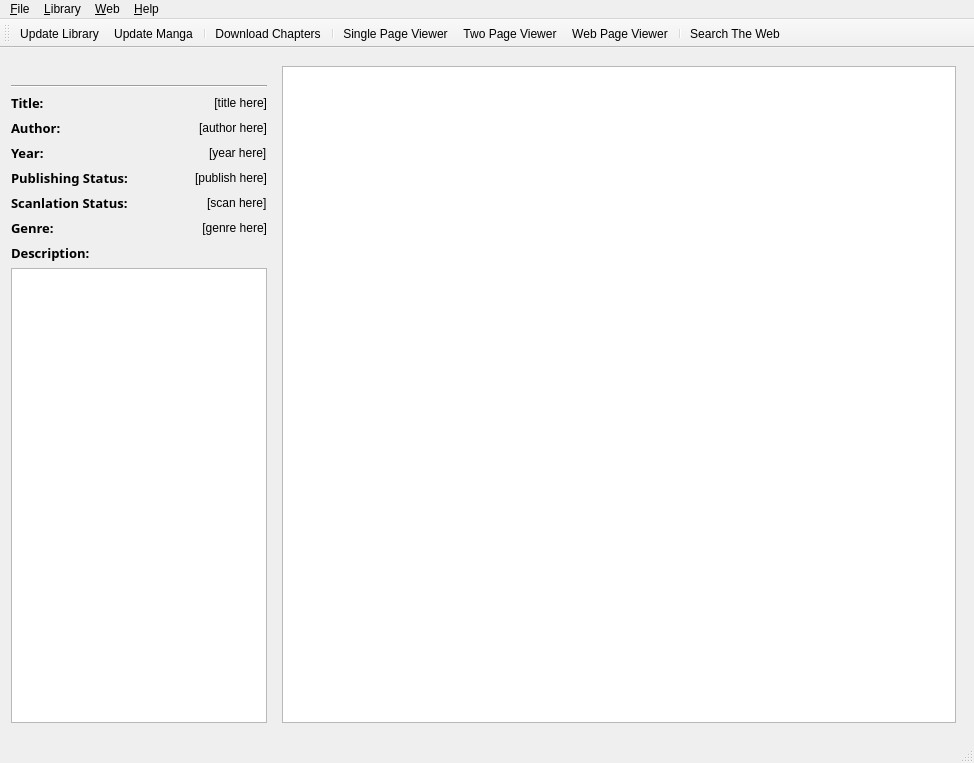
<?xml version="1.0" encoding="UTF-8"?>
<ui version="4.0">
 <class>MainWindow</class>
 <widget class="QMainWindow" name="MainWindow">
  <property name="geometry">
   <rect>
    <x>0</x>
    <y>0</y>
    <width>974</width>
    <height>763</height>
   </rect>
  </property>
  <property name="windowTitle">
   <string>MainWindow</string>
  </property>
  <widget class="QWidget" name="centralwidget">
   <layout class="QHBoxLayout" name="horizontalLayout">
    <item>
     <widget class="QSplitter" name="splitter">
      <property name="sizePolicy">
       <sizepolicy hsizetype="Expanding" vsizetype="Expanding">
        <horstretch>0</horstretch>
        <verstretch>0</verstretch>
       </sizepolicy>
      </property>
      <property name="minimumSize">
       <size>
        <width>0</width>
        <height>0</height>
       </size>
      </property>
      <property name="orientation">
       <enum>Qt::Horizontal</enum>
      </property>
      <property name="opaqueResize">
       <bool>true</bool>
      </property>
      <property name="handleWidth">
       <number>5</number>
      </property>
      <widget class="QWidget" name="widget" native="true">
       <property name="sizePolicy">
        <sizepolicy hsizetype="Preferred" vsizetype="Preferred">
         <horstretch>1</horstretch>
         <verstretch>0</verstretch>
        </sizepolicy>
       </property>
       <layout class="QVBoxLayout" name="verticalLayout">
        <property name="spacing">
         <number>5</number>
        </property>
        <property name="leftMargin">
         <number>2</number>
        </property>
        <property name="topMargin">
         <number>9</number>
        </property>
        <property name="rightMargin">
         <number>0</number>
        </property>
        <property name="bottomMargin">
         <number>9</number>
        </property>
        <item>
         <widget class="QLabel" name="cover_label">
          <property name="text">
           <string/>
          </property>
          <property name="scaledContents">
           <bool>false</bool>
          </property>
          <property name="alignment">
           <set>Qt::AlignHCenter|Qt::AlignTop</set>
          </property>
         </widget>
        </item>
        <item>
         <widget class="Line" name="line">
          <property name="orientation">
           <enum>Qt::Horizontal</enum>
          </property>
         </widget>
        </item>
        <item>
         <layout class="QHBoxLayout" name="title_hlayout">
          <item>
           <widget class="QLabel" name="label_2">
            <property name="font">
             <font>
              <family>Arial Black</family>
              <pointsize>10</pointsize>
              <weight>75</weight>
              <bold>true</bold>
             </font>
            </property>
            <property name="text">
             <string>Title:</string>
            </property>
           </widget>
          </item>
          <item>
           <spacer name="horizontalSpacer">
            <property name="orientation">
             <enum>Qt::Horizontal</enum>
            </property>
            <property name="sizeHint" stdset="0">
             <size>
              <width>40</width>
              <height>20</height>
             </size>
            </property>
           </spacer>
          </item>
          <item>
           <widget class="QLabel" name="label_title">
            <property name="text">
             <string>[title here]</string>
            </property>
            <property name="alignment">
             <set>Qt::AlignRight|Qt::AlignTrailing|Qt::AlignVCenter</set>
            </property>
            <property name="wordWrap">
             <bool>true</bool>
            </property>
           </widget>
          </item>
         </layout>
        </item>
        <item>
         <layout class="QHBoxLayout" name="author_hlayout">
          <item>
           <widget class="QLabel" name="author_title">
            <property name="font">
             <font>
              <family>Arial Black</family>
              <pointsize>10</pointsize>
              <weight>75</weight>
              <bold>true</bold>
             </font>
            </property>
            <property name="text">
             <string>Author:</string>
            </property>
           </widget>
          </item>
          <item>
           <spacer name="horizontalSpacer_2">
            <property name="orientation">
             <enum>Qt::Horizontal</enum>
            </property>
            <property name="sizeHint" stdset="0">
             <size>
              <width>40</width>
              <height>20</height>
             </size>
            </property>
           </spacer>
          </item>
          <item>
           <widget class="QLabel" name="label_author">
            <property name="text">
             <string>[author here]</string>
            </property>
           </widget>
          </item>
         </layout>
        </item>
        <item>
         <layout class="QHBoxLayout" name="year_hlayout">
          <item>
           <widget class="QLabel" name="year_title">
            <property name="font">
             <font>
              <family>Arial Black</family>
              <pointsize>10</pointsize>
              <weight>75</weight>
              <bold>true</bold>
             </font>
            </property>
            <property name="text">
             <string>Year:</string>
            </property>
           </widget>
          </item>
          <item>
           <spacer name="horizontalSpacer_3">
            <property name="orientation">
             <enum>Qt::Horizontal</enum>
            </property>
            <property name="sizeHint" stdset="0">
             <size>
              <width>40</width>
              <height>20</height>
             </size>
            </property>
           </spacer>
          </item>
          <item>
           <widget class="QLabel" name="label_year">
            <property name="text">
             <string>[year here]</string>
            </property>
           </widget>
          </item>
         </layout>
        </item>
        <item>
         <layout class="QHBoxLayout" name="publish_hlayout">
          <item>
           <widget class="QLabel" name="publish_title">
            <property name="font">
             <font>
              <family>Arial Black</family>
              <pointsize>10</pointsize>
              <weight>75</weight>
              <bold>true</bold>
             </font>
            </property>
            <property name="text">
             <string>Publishing Status:</string>
            </property>
           </widget>
          </item>
          <item>
           <spacer name="horizontalSpacer_5">
            <property name="orientation">
             <enum>Qt::Horizontal</enum>
            </property>
            <property name="sizeHint" stdset="0">
             <size>
              <width>40</width>
              <height>20</height>
             </size>
            </property>
           </spacer>
          </item>
          <item>
           <widget class="QLabel" name="label_publish">
            <property name="text">
             <string>[publish here]</string>
            </property>
           </widget>
          </item>
         </layout>
        </item>
        <item>
         <layout class="QHBoxLayout" name="scan_hlayout">
          <item>
           <widget class="QLabel" name="scan_title">
            <property name="font">
             <font>
              <family>Arial Black</family>
              <pointsize>10</pointsize>
              <weight>75</weight>
              <bold>true</bold>
             </font>
            </property>
            <property name="text">
             <string>Scanlation Status:</string>
            </property>
           </widget>
          </item>
          <item>
           <spacer name="horizontalSpacer_6">
            <property name="orientation">
             <enum>Qt::Horizontal</enum>
            </property>
            <property name="sizeHint" stdset="0">
             <size>
              <width>40</width>
              <height>20</height>
             </size>
            </property>
           </spacer>
          </item>
          <item>
           <widget class="QLabel" name="label_scan">
            <property name="text">
             <string>[scan here]</string>
            </property>
           </widget>
          </item>
         </layout>
        </item>
        <item>
         <layout class="QHBoxLayout" name="genre_hlayout">
          <item>
           <widget class="QLabel" name="genre_title">
            <property name="font">
             <font>
              <family>Arial Black</family>
              <pointsize>10</pointsize>
              <weight>75</weight>
              <bold>true</bold>
             </font>
            </property>
            <property name="text">
             <string>Genre:</string>
            </property>
           </widget>
          </item>
          <item>
           <spacer name="horizontalSpacer_4">
            <property name="orientation">
             <enum>Qt::Horizontal</enum>
            </property>
            <property name="sizeHint" stdset="0">
             <size>
              <width>40</width>
              <height>20</height>
             </size>
            </property>
           </spacer>
          </item>
          <item>
           <widget class="QLabel" name="label_genre">
            <property name="text">
             <string>[genre here]</string>
            </property>
            <property name="alignment">
             <set>Qt::AlignRight|Qt::AlignTrailing|Qt::AlignVCenter</set>
            </property>
           </widget>
          </item>
         </layout>
        </item>
        <item>
         <layout class="QHBoxLayout" name="description_hlayout">
          <item>
           <widget class="QLabel" name="description_title">
            <property name="font">
             <font>
              <family>Arial Black</family>
              <pointsize>10</pointsize>
              <weight>75</weight>
              <bold>true</bold>
             </font>
            </property>
            <property name="text">
             <string>Description:</string>
            </property>
           </widget>
          </item>
          <item>
           <spacer name="horizontalSpacer_7">
            <property name="orientation">
             <enum>Qt::Horizontal</enum>
            </property>
            <property name="sizeHint" stdset="0">
             <size>
              <width>40</width>
              <height>20</height>
             </size>
            </property>
           </spacer>
          </item>
         </layout>
        </item>
        <item>
         <widget class="QTextBrowser" name="description_box">
          <property name="sizePolicy">
           <sizepolicy hsizetype="Expanding" vsizetype="Expanding">
            <horstretch>0</horstretch>
            <verstretch>0</verstretch>
           </sizepolicy>
          </property>
          <property name="font">
           <font>
            <family>Tahoma</family>
            <pointsize>9</pointsize>
           </font>
          </property>
         </widget>
        </item>
       </layout>
      </widget>
     </widget>
    </item>
    <item>
     <widget class="QStackedWidget" name="stacked">
      <property name="sizePolicy">
       <sizepolicy hsizetype="Preferred" vsizetype="Preferred">
        <horstretch>10</horstretch>
        <verstretch>0</verstretch>
       </sizepolicy>
      </property>
      <property name="autoFillBackground">
       <bool>false</bool>
      </property>
      <property name="currentIndex">
       <number>0</number>
      </property>
      <widget class="QWidget" name="manga_page">
       <layout class="QGridLayout" name="gridLayout">
        <item row="0" column="0">
         <widget class="QListWidget" name="manga_list"/>
        </item>
       </layout>
      </widget>
      <widget class="QWidget" name="chapter_page">
       <layout class="QGridLayout" name="gridLayout_2">
        <item row="1" column="0">
         <widget class="QTableView" name="chapter_table"/>
        </item>
        <item row="0" column="0">
         <widget class="QPushButton" name="btn_back_manga_list">
          <property name="text">
           <string>Back To Manga List</string>
          </property>
         </widget>
        </item>
       </layout>
      </widget>
     </widget>
    </item>
   </layout>
  </widget>
  <widget class="QMenuBar" name="menubar">
   <property name="geometry">
    <rect>
     <x>0</x>
     <y>0</y>
     <width>974</width>
     <height>21</height>
    </rect>
   </property>
   <widget class="QMenu" name="menuFile">
    <property name="title">
     <string>&amp;File</string>
    </property>
    <addaction name="action_exit"/>
   </widget>
   <widget class="QMenu" name="menuLibrary">
    <property name="title">
     <string>&amp;Library</string>
    </property>
    <widget class="QMenu" name="menuRead_Chapter">
     <property name="title">
      <string>Read Chapter</string>
     </property>
     <addaction name="action_single_page_viewer"/>
     <addaction name="action_two_page_viewer"/>
     <addaction name="action_web_viewer"/>
    </widget>
    <addaction name="action_remove_manga"/>
    <addaction name="separator"/>
    <addaction name="action_update_manga"/>
    <addaction name="action_update_library"/>
    <addaction name="separator"/>
    <addaction name="menuRead_Chapter"/>
    <addaction name="separator"/>
    <addaction name="action_set_selected_chapter_read"/>
    <addaction name="separator"/>
    <addaction name="action_download_chapters"/>
   </widget>
   <widget class="QMenu" name="menuWeb">
    <property name="title">
     <string>&amp;Web</string>
    </property>
    <addaction name="action_search_web"/>
   </widget>
   <widget class="QMenu" name="menuHelp">
    <property name="title">
     <string>&amp;Help</string>
    </property>
   </widget>
   <addaction name="menuFile"/>
   <addaction name="menuLibrary"/>
   <addaction name="menuWeb"/>
   <addaction name="menuHelp"/>
  </widget>
  <widget class="QStatusBar" name="statusbar"/>
  <widget class="QToolBar" name="toolBar">
   <property name="windowTitle">
    <string>toolBar</string>
   </property>
   <attribute name="toolBarArea">
    <enum>TopToolBarArea</enum>
   </attribute>
   <attribute name="toolBarBreak">
    <bool>false</bool>
   </attribute>
   <addaction name="action_update_library"/>
   <addaction name="action_update_manga"/>
   <addaction name="separator"/>
   <addaction name="action_download_chapters"/>
   <addaction name="separator"/>
   <addaction name="action_single_page_viewer"/>
   <addaction name="action_two_page_viewer"/>
   <addaction name="action_web_viewer"/>
   <addaction name="separator"/>
   <addaction name="action_search_web"/>
  </widget>
  <action name="action_exit">
   <property name="text">
    <string>Exit</string>
   </property>
  </action>
  <action name="action_update_library">
   <property name="icon">
    <iconset resource="main_window.qrc">
     <normaloff>:/read_chapter/icons/update_library.png</normaloff>:/read_chapter/icons/update_library.png</iconset>
   </property>
   <property name="text">
    <string>Update Library</string>
   </property>
  </action>
  <action name="action_search_web">
   <property name="icon">
    <iconset resource="main_window.qrc">
     <normaloff>:/read_chapter/icons/search_web.png</normaloff>:/read_chapter/icons/search_web.png</iconset>
   </property>
   <property name="text">
    <string>Search The Web</string>
   </property>
  </action>
  <action name="action_single_page_viewer">
   <property name="icon">
    <iconset resource="main_window.qrc">
     <normaloff>:/read_chapter/icons/read_chapter.png</normaloff>:/read_chapter/icons/read_chapter.png</iconset>
   </property>
   <property name="text">
    <string>Single Page Viewer</string>
   </property>
  </action>
  <action name="action_two_page_viewer">
   <property name="icon">
    <iconset resource="main_window.qrc">
     <normaloff>:/read_chapter/icons/read_two_page.png</normaloff>:/read_chapter/icons/read_two_page.png</iconset>
   </property>
   <property name="text">
    <string>Two Page Viewer</string>
   </property>
  </action>
  <action name="action_web_viewer">
   <property name="icon">
    <iconset resource="main_window.qrc">
     <normaloff>:/read_chapter/icons/web_view.png</normaloff>:/read_chapter/icons/web_view.png</iconset>
   </property>
   <property name="text">
    <string>Web Page Viewer</string>
   </property>
  </action>
  <action name="action_update_manga">
   <property name="icon">
    <iconset resource="main_window.qrc">
     <normaloff>:/read_chapter/icons/update.png</normaloff>:/read_chapter/icons/update.png</iconset>
   </property>
   <property name="text">
    <string>Update Manga</string>
   </property>
  </action>
  <action name="action_add_from_url">
   <property name="text">
    <string>Add From Url</string>
   </property>
  </action>
  <action name="action_download_chapters">
   <property name="icon">
    <iconset resource="main_window.qrc">
     <normaloff>:/read_chapter/icons/download.ico</normaloff>:/read_chapter/icons/download.ico</iconset>
   </property>
   <property name="text">
    <string>Download Chapters</string>
   </property>
  </action>
  <action name="action_set_selected_chapter_read">
   <property name="text">
    <string>Set Selected Chapter As Read</string>
   </property>
  </action>
  <action name="action_remove_manga">
   <property name="text">
    <string>Remove Manga</string>
   </property>
  </action>
 </widget>
 <resources>
  <include location="main_window.qrc"/>
 </resources>
 <connections/>
</ui>
